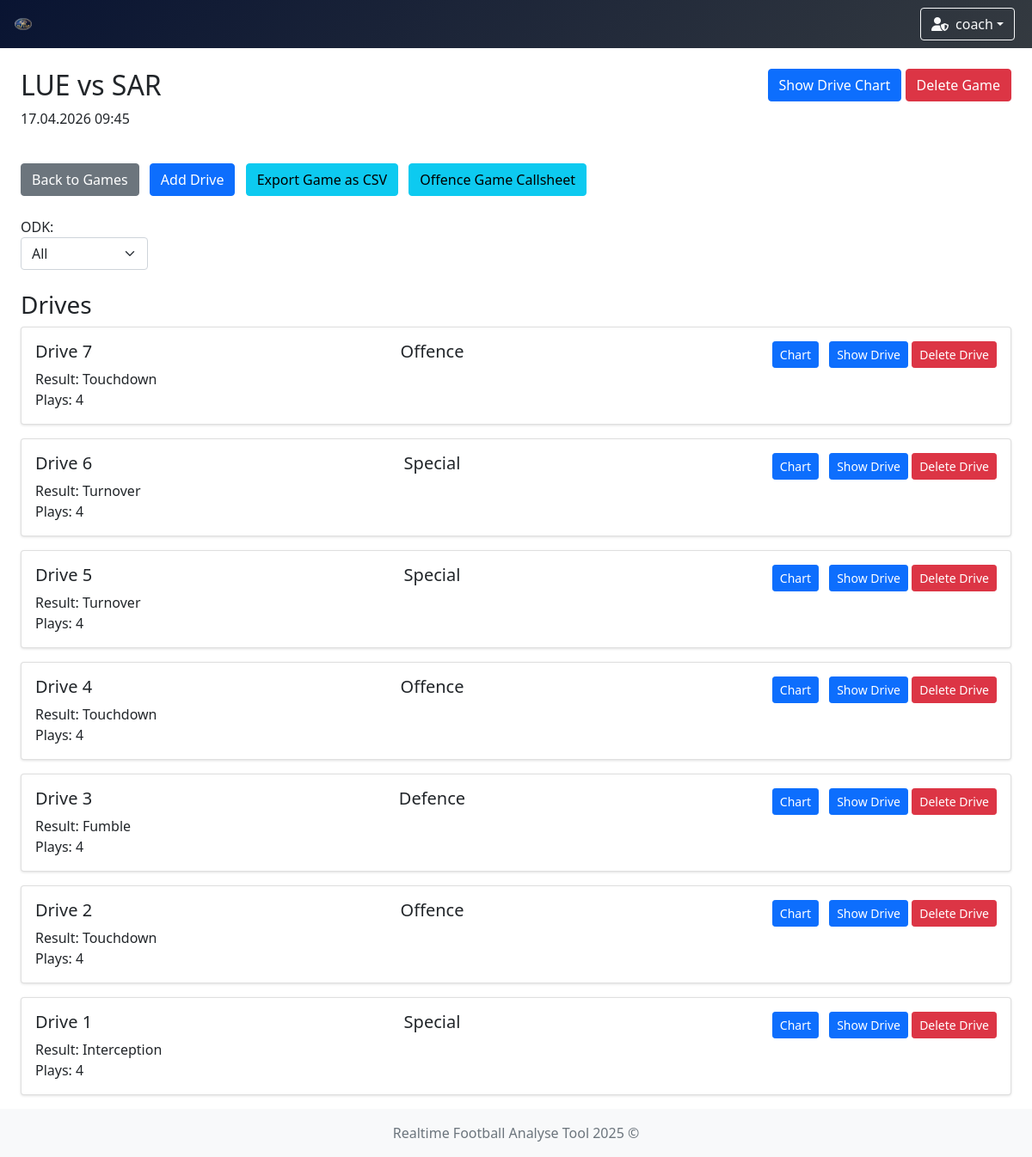
The app's page /games/12 (signed in), older data.
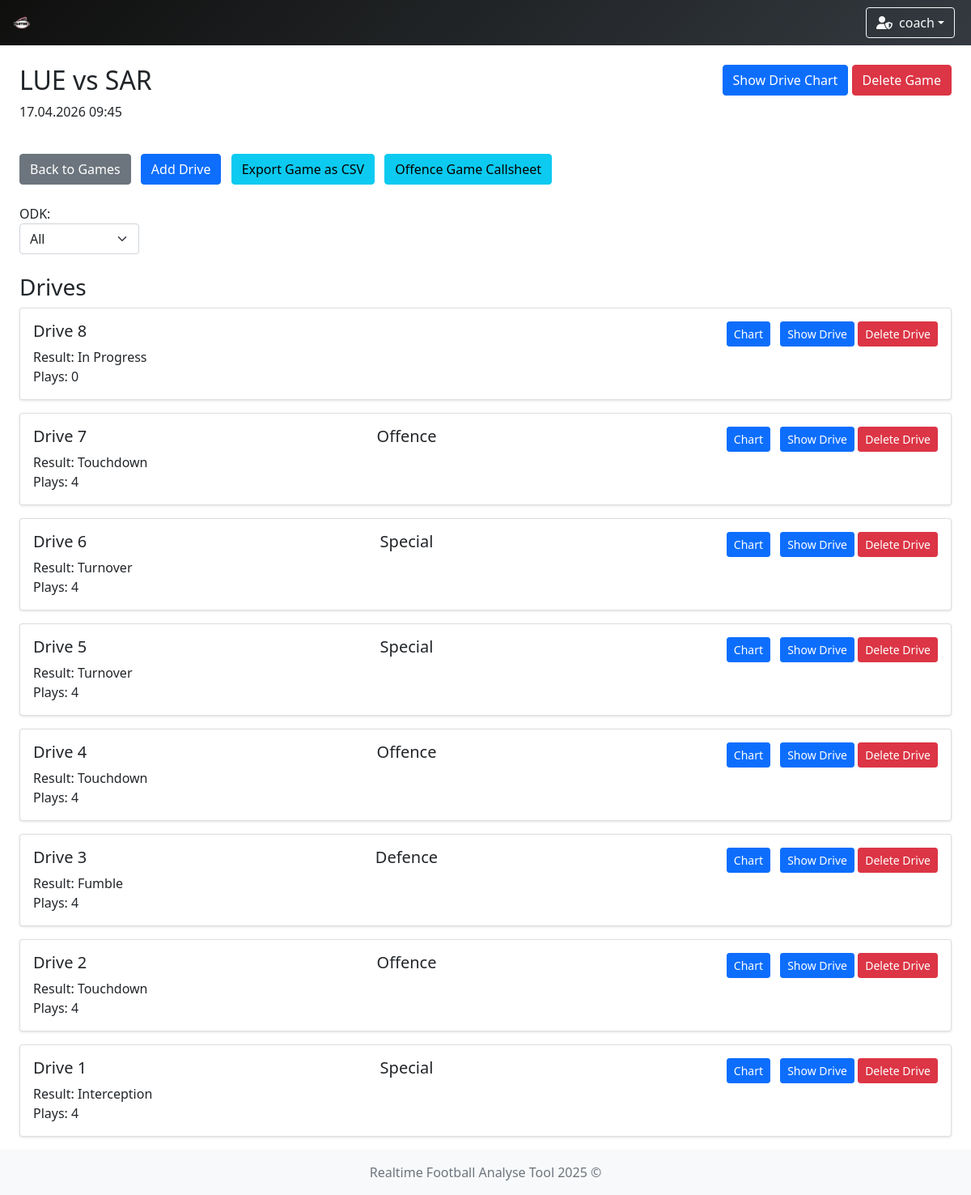
The same page, newer data.
### app/models/team.py (models this page shows)
class TeamModel(db.Model):
    __tablename__ = 'teams'
    id = db.Column(db.Integer, primary_key=True)
    name = db.Column(db.String(100), nullable=False, unique=True)  # prevent duplicate team names
    icon = db.Column(db.String(300), nullable=False)  # longer path for future-proofing
    primary_color = db.Column(db.String(20), nullable=False)
    secondary_color = db.Column(db.String(20), nullable=False)

### app/models/user.py (models this page shows)
class UserModel(db.Model, UserMixin):
    __tablename__ = 'user'
    id = db.Column(db.Integer, primary_key=True)
    username = db.Column(db.String(80), unique=True, nullable=False)
    password = db.Column(db.String(120), nullable=False)
    role = db.Column(db.String(10), nullable=False, default='user')
    team_id = db.Column(db.Integer, db.ForeignKey('teams.id'))
    team = db.relationship('TeamModel', backref='users')

### app/models/game.py (models this page shows, shortened)
class GameModel(db.Model):
    __tablename__ = 'game'
    id: int = db.Column(db.Integer, primary_key=True)
    name: str = db.Column(db.String(100), nullable=False)
    date: datetime = db.Column(db.DateTime, nullable=False, index=True)
    time: str = db.Column(db.String(20), nullable=False)
    home_team_id: Optional[int] = db.Column(db.Integer, db.ForeignKey('teams.id'), nullable=True, index=True)
    away_team_id: Optional[int] = db.Column(db.Integer, db.ForeignKey('teams.id'), nullable=True, index=True)
    home_team = db.relationship('TeamModel', foreign_keys=[home_team_id], lazy=True)
    away_team = db.relationship('TeamModel', foreign_keys=[away_team_id], lazy=True)
    drives = db.relationship('DriveModel', backref='game', lazy=True, cascade='all, delete-orphan')
    @classmethod
    def get_by_id(cls, game_id: int) -> Optional['GameModel']:
        return cls.query.get_or_404(game_id)

### app/models/drive.py (models this page shows)
class DriveModel(db.Model):
    __tablename__ = 'drive'
    id = db.Column(db.Integer, primary_key=True)
    game_id = db.Column(db.Integer, db.ForeignKey('game.id'), nullable=False)
    result = db.Column(db.String(50))
    ended = db.Column(db.Boolean, default=False)
    plays = db.relationship('PlayModel', backref='drive', lazy=True, cascade='all, delete-orphan')

### app/controllers/game.py (the view)
    @login_required
    def game_detail(self, game_id: int) -> str:
        game = GameModel.get_by_id(game_id)
        for drive in game.drives:
            if len(drive.plays) > 0:
                print(drive.plays[0].odk)
        return render_template(template_name_or_list='game/game_detail.html', game=game)

### app/controllers/user.py (called while the page is built)
    @staticmethod
    def load_user(user_id):
        return UserModel.query.get(int(user_id))

### run.py (called while the page is built)
    def _inject_context(self) -> None:
        @self.app.context_processor
        def inject_teams() -> dict:
            try:
                teams = TeamModel.query.all()
                return dict(teams=teams)
            except Exception as e:
                print(f"[!] Error injecting teams: {str(e)} ({type(e).__name__})")
                return dict(teams=[])

### app/templates/game/game_detail.html (shortened to what this page needs)
{% extends "system/base.html" %}
{% block content %}
<div class="row mb-4">
    <div class="col">
        <h2>{{ game.name }}</h2>
        <p>{{ game.date.strftime('%d.%m.%Y') }} {{ game.time }}</p>
    </div>
    <div class="col text-end">
        <a href="{{ url_for('drive_chart', game_id=game.id) }}" class="btn btn-primary">Show Drive Chart</a>
        {% if current_user.role == 'admin' %}
        <form action="{{ url_for('delete_game', game_id=game.id) }}" method="POST" class="d-inline">
            <button type="submit" class="btn btn-danger"
                    onclick="return confirm('Are you sure you want to delete this game?')">Delete Game</button>
        </form>
        {% else %}
        <button class="btn btn-secondary" disabled>Delete Game</button>
        {% endif %}
    </div>
</div>
<div class="row mb-4">
    <div class="col">
        <form action="{{ url_for('add_drive', game_id=game.id) }}" method="POST">
            <a href="{{ url_for('game_options') }}" class="btn btn-secondary">Back to Games</a>
            <button type="submit" class="btn btn-primary">Add Drive</button>
            <a href="{{ url_for('export_game', game_id=game.id) }}" class="btn btn-info">Export Game as CSV</a>
            <a href="{{ url_for('game_callsheet', game_id=game.id) }}" class="btn btn-info">Offence Game Callsheet</a>
        </form>
    </div>
</div>
			<div class="d-flex mb-3">
				<div class="me-3">
				<label for="Odk" >ODK:</label>
				<select name="Odk" id="Odk" class="form-select mb-2">
					<option value="" selected >All</option>
				</select>
        </div>
    </div>
<div class="row">
    <div class="col">
        <h3>Drives</h3>
		<div id=drive-wrapper>
			{%include 'game/partials/_drive_rows.html' %}
		</div>
    </div>
</div>
{% endblock %}

### app/templates/system/base.html (shortened to what this page needs)
<!DOCTYPE html>
<html lang="en">
<head>
    <link href="https://cdn.jsdelivr.net/npm/bootstrap@5.1.3/dist/css/bootstrap.min.css" rel="stylesheet"/>
    <link rel="stylesheet" href="https://cdn.jsdelivr.net/npm/bootstrap-icons@1.11.3/font/bootstrap-icons.css"/>
    <link rel="stylesheet" href="https://cdnjs.cloudflare.com/ajax/libs/font-awesome/6.5.0/css/all.min.css"/>
    <link href="https://cdn.jsdelivr.net/npm/select2@4.1.0-rc.0/dist/css/select2.min.css" rel="stylesheet"/>
    <link href="https://cdn.jsdelivr.net/npm/select2-bootstrap-5-theme@1.3.0/dist/select2-bootstrap-5-theme.min.css"
          rel="stylesheet"/>
    <link href="https://cdn.datatables.net/1.13.6/css/dataTables.bootstrap5.min.css" rel="stylesheet"/>
    <link rel="stylesheet" href="https://cdn.datatables.net/fixedcolumns/4.3.0/css/fixedColumns.bootstrap5.min.css">
    <link rel="stylesheet" href="{{ url_for('static', filename='styles.css') }}"/>
</head>
<body class="{% block body_class %}{% endblock %}">
{% if current_user.is_authenticated %}
    {% set ns = namespace(navbar_color='background: linear-gradient(135deg, #4b6cb7, #182848);', team_found=False) %}
    {% if current_user.team %}
        {% set ns.navbar_color = 'background: linear-gradient(135deg, ' ~ current_user.team.secondary_color ~ ', #343a40);' %}
        {% set ns.team_found = True %}
    {% endif %}
    <nav class="navbar navbar-expand-lg navbar-dark" style="{{ ns.navbar_color }}">
        <div class="container-fluid position-relative">
            <a class="navbar-brand d-flex align-items-center" href="{{ url_for('index') }}">
                {% if current_user.team and ns.team_found %}
                    <img class="team-logo" src="{{ current_user.team.icon }}" alt="{{ current_user.team.name }} logo"
                         style="height:30px; margin-right:8px;"/>
                {% else %}
                    <a href="{{ url_for('game_options') }}" class="btn btn-outline-light me-2" title="Home">
                        <i class="fas fa-home"></i>
                    </a>
                {% endif %}
            </a>
            <div class="ms-auto d-flex align-items-center">
                <div class="dropdown me-2">
                    <button class="btn btn-outline-light dropdown-toggle d-flex align-items-center" type="button"
                            id="userDropdown" data-bs-toggle="dropdown" aria-expanded="false">
                        {% if current_user.role == 'admin' %}
                            <i class="fas fa-user-shield me-2"></i>
                        {% else %}
                            <i class="fas fa-user me-2"></i>
                        {% endif %}
                        {{ current_user.username }}
                    </button>
                </div>
            </div>
        </div>
    </nav>
{% endif %}
<div class="content-wrapper">
    <div class="container-fluid mt-4 px-4">
        <div id="toast-container" class="toast-container position-fixed bottom-0 end-0 p-3" style="z-index: 1100;">
        </div>
        {% block content %}{% endblock %}
    </div>
</div>
<footer class="footer mt-auto py-3 bg-light">
    <div class="container text-center">
        <span class="text-muted">Realtime Football Analyse Tool 2025 ©</span>
    </div>
</footer>
</body>
</html>

### app/templates/game/partials/_drive_rows.html
    {% for drive in game.drives|sort(attribute='id', reverse=True) %}
        <div class="card mb-3">
            <div class="card-body">
                <div class="d-flex justify-content-between align-items-start">
                <h5 class="card-title">Drive {{ loop.revindex }}</h5>
                {% if drive.plays | length > 0 %}
                    {% if drive.plays[0].odk == "O" %}
                        <h5 class="card-title">Offence</h5>
                    {% elif drive.plays[0].odk == "D" %}
                        <h5 class="card-title">Defence</h5>
                    {% elif drive.plays[0].odk == "K" %}
                        <h5 class="card-title">Special</h5>
                    {% else %}
                        <h5 class="card-title">Unknown play type: {{ drive.plays[0].odk }}</h5>
                    {% endif %}
                {% endif %}
                    <div>
                        <a href="{{ url_for('drive_play_chart', game_id=game.id, drive_id=drive.id) }}" class="btn btn-sm btn-primary">Chart</a>
                        <a href="{{ url_for('drive_detail', drive_id=drive.id) }}" class="btn btn-sm btn-primary">Show Drive</a>
                        {% if current_user.role == 'admin' %}
                        <form action="{{ url_for('delete_drive', drive_id=drive.id) }}" method="POST" class="d-inline">
                            <button type="submit" class="btn btn-sm btn-danger"
                                    onclick="return confirm('Are you sure you want to delete this drive?')">Delete Drive</button>
                        </form>
                        {% else %}
                        <button class="btn btn-sm btn-secondary" disabled>Delete Drive</button>
                        {% endif %}
                    </div>
                </div>
                <p class="card-text">
                    Result: {{ drive.result or 'In Progress' }}<br>
                    Plays: {{ drive.plays|length }}
                </p>
            </div>
        </div>
		{% else %}
		    <div class="alert alert-secondary text-center" role="alert">
				<i class="bi bi-info-circle me-2"></i>
					No drives found for this filter.
			</div>
        {% endfor %}

### app/static/styles.css (style rules this page uses)
.navbar { transition: background-color 0.5s ease; }
.team-logo { animation: fadeIn 0.5s ease, pulse 1s ease-in-out; }
html, body { height: 100%; margin: 0; padding: 0; }
body { display: flex; flex-direction: column; min-height: 100vh; }
.content-wrapper { flex: 1 0 auto; }
.footer { flex-shrink: 0; background-color: #f8f9fa; padding: 1rem 0; margin-top: auto; }
.card { margin-bottom: 1rem; box-shadow: 0 1px 3px rgba(0,0,0,0.12); }
.btn + .btn { margin-left: 0.5rem; }

Row changes from the older to the newer data that the page shows:
no longer on this page (row unchanged): TeamModel: team.icon (picture)
now on this page (row unchanged): TeamModel: team.icon (picture)
added DriveModel: result "In Progress", plays|length "0"
